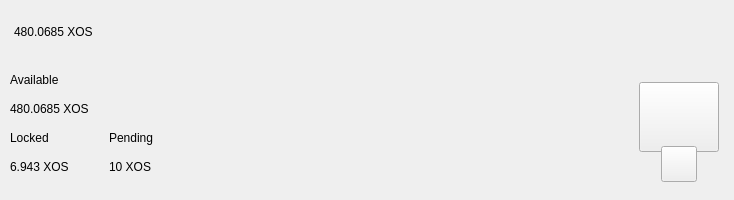
<?xml version="1.0" encoding="UTF-8"?>
<ui version="4.0">
 <class>TopBar</class>
 <widget class="QWidget" name="TopBar">
  <property name="geometry">
   <rect>
    <x>0</x>
    <y>0</y>
    <width>734</width>
    <height>200</height>
   </rect>
  </property>
  <property name="minimumSize">
   <size>
    <width>0</width>
    <height>200</height>
   </size>
  </property>
  <property name="maximumSize">
   <size>
    <width>16777215</width>
    <height>200</height>
   </size>
  </property>
  <property name="windowTitle">
   <string>Form</string>
  </property>
  <layout class="QVBoxLayout" name="verticalLayout_10" stretch="0">
   <property name="spacing">
    <number>0</number>
   </property>
   <property name="leftMargin">
    <number>0</number>
   </property>
   <property name="topMargin">
    <number>0</number>
   </property>
   <property name="rightMargin">
    <number>0</number>
   </property>
   <property name="bottomMargin">
    <number>0</number>
   </property>
   <item>
    <widget class="PFBorderImage" name="containerTop" native="true">
     <layout class="QVBoxLayout" name="verticalLayout_11">
      <property name="spacing">
       <number>0</number>
      </property>
      <property name="leftMargin">
       <number>0</number>
      </property>
      <property name="topMargin">
       <number>0</number>
      </property>
      <property name="rightMargin">
       <number>0</number>
      </property>
      <property name="bottomMargin">
       <number>0</number>
      </property>
      <item>
       <widget class="QWidget" name="top_container_2" native="true">
        <property name="minimumSize">
         <size>
          <width>0</width>
          <height>65</height>
         </size>
        </property>
        <layout class="QHBoxLayout" name="top_container">
         <property name="spacing">
          <number>0</number>
         </property>
         <property name="leftMargin">
          <number>14</number>
         </property>
         <property name="topMargin">
          <number>0</number>
         </property>
         <property name="rightMargin">
          <number>14</number>
         </property>
         <property name="bottomMargin">
          <number>0</number>
         </property>
         <item alignment="Qt::AlignVCenter">
          <widget class="QWidget" name="widgetTopAmount" native="true">
           <property name="sizePolicy">
            <sizepolicy hsizetype="Preferred" vsizetype="Maximum">
             <horstretch>0</horstretch>
             <verstretch>0</verstretch>
            </sizepolicy>
           </property>
           <layout class="QHBoxLayout" name="horizontalLayout_5">
            <property name="spacing">
             <number>0</number>
            </property>
            <property name="leftMargin">
             <number>0</number>
            </property>
            <property name="topMargin">
             <number>0</number>
            </property>
            <property name="rightMargin">
             <number>0</number>
            </property>
            <property name="bottomMargin">
             <number>0</number>
            </property>
            <item alignment="Qt::AlignTop">
             <widget class="QLabel" name="labelAmountTopXOS">
              <property name="minimumSize">
               <size>
                <width>0</width>
                <height>36</height>
               </size>
              </property>
              <property name="styleSheet">
               <string notr="true">padding:0px;margin:0px;</string>
              </property>
              <property name="text">
               <string>480.0685 XOS</string>
              </property>
             </widget>
            </item>
            <item>
             <spacer name="horizontalSpacer_11">
              <property name="orientation">
               <enum>Qt::Horizontal</enum>
              </property>
              <property name="sizeType">
               <enum>QSizePolicy::Fixed</enum>
              </property>
              <property name="sizeHint" stdset="0">
               <size>
                <width>20</width>
                <height>20</height>
               </size>
              </property>
             </spacer>
            </item>
            <item>
             <spacer name="horizontalSpacer_12">
              <property name="orientation">
               <enum>Qt::Horizontal</enum>
              </property>
              <property name="sizeType">
               <enum>QSizePolicy::Fixed</enum>
              </property>
              <property name="sizeHint" stdset="0">
               <size>
                <width>20</width>
                <height>20</height>
               </size>
              </property>
             </spacer>
            </item>
           </layout>
          </widget>
         </item>
         <item>
          <spacer name="horizontalSpacer">
           <property name="orientation">
            <enum>Qt::Horizontal</enum>
           </property>
           <property name="sizeHint" stdset="0">
            <size>
             <width>40</width>
             <height>20</height>
            </size>
           </property>
          </spacer>
         </item>
         <item>
          <layout class="QHBoxLayout" name="horizontalLayout_4">
           <property name="spacing">
            <number>12</number>
           </property>
           <property name="rightMargin">
            <number>0</number>
           </property>
           <item alignment="Qt::AlignRight">
            <widget class="QWidget" name="layoutSync" native="true">
             <property name="minimumSize">
              <size>
               <width>0</width>
               <height>36</height>
              </size>
             </property>
             <property name="maximumSize">
              <size>
               <width>16777215</width>
               <height>36</height>
              </size>
             </property>
             <layout class="QVBoxLayout" name="verticalLayout_9">
              <property name="leftMargin">
               <number>0</number>
              </property>
              <property name="topMargin">
               <number>0</number>
              </property>
              <property name="rightMargin">
               <number>0</number>
              </property>
              <property name="bottomMargin">
               <number>0</number>
              </property>
              <item>
               <widget class="ExpandableButton" name="pushButtonSync" native="true">
                <property name="minimumSize">
                 <size>
                  <width>36</width>
                  <height>36</height>
                 </size>
                </property>
                <property name="maximumSize">
                 <size>
                  <width>16777215</width>
                  <height>36</height>
                 </size>
                </property>
               </widget>
              </item>
             </layout>
            </widget>
           </item>
           <item>
            <widget class="ExpandableButton" name="pushButtonStack" native="true">
             <property name="minimumSize">
              <size>
               <width>36</width>
               <height>36</height>
              </size>
             </property>
            </widget>
           </item>
           <item>
            <widget class="ExpandableButton" name="pushButtonHardfork" native="true">
             <property name="minimumSize">
              <size>
               <width>36</width>
               <height>36</height>
              </size>
             </property>
            </widget>
           </item>
           <item>
            <widget class="ExpandableButton" name="pushButtonColdStaking" native="true">
             <property name="minimumSize">
              <size>
               <width>36</width>
               <height>36</height>
              </size>
             </property>
            </widget>
           </item>
           <item>
            <widget class="ExpandableButton" name="pushButtonConnection" native="true">
             <property name="minimumSize">
              <size>
               <width>36</width>
               <height>36</height>
              </size>
             </property>
            </widget>
           </item>
           <item>
            <widget class="ExpandableButton" name="pushButtonTor" native="true">
             <property name="minimumSize">
              <size>
               <width>36</width>
               <height>36</height>
              </size>
             </property>
            </widget>
           </item>
           <item>
            <widget class="ExpandableButton" name="pushButtonHDEnabled" native="true">
             <property name="minimumSize">
              <size>
               <width>36</width>
               <height>36</height>
              </size>
             </property>
            </widget>
           </item>
           <item>
            <widget class="ExpandableButton" name="pushButtonLock" native="true">
             <property name="sizePolicy">
              <sizepolicy hsizetype="Expanding" vsizetype="Expanding">
               <horstretch>0</horstretch>
               <verstretch>0</verstretch>
              </sizepolicy>
             </property>
             <property name="minimumSize">
              <size>
               <width>36</width>
               <height>0</height>
              </size>
             </property>
            </widget>
           </item>
           <item>
            <widget class="ExpandableButton" name="pushButtonTheme" native="true">
             <property name="minimumSize">
              <size>
               <width>36</width>
               <height>36</height>
              </size>
             </property>
             <property name="maximumSize">
              <size>
               <width>16777215</width>
               <height>36</height>
              </size>
             </property>
            </widget>
           </item>
          </layout>
         </item>
        </layout>
       </widget>
      </item>
      <item>
       <widget class="QWidget" name="bottom_container" native="true">
        <property name="minimumSize">
         <size>
          <width>0</width>
          <height>135</height>
         </size>
        </property>
        <layout class="QHBoxLayout" name="botton_container">
         <property name="leftMargin">
          <number>10</number>
         </property>
         <property name="topMargin">
          <number>0</number>
         </property>
         <property name="rightMargin">
          <number>10</number>
         </property>
         <property name="bottomMargin">
          <number>10</number>
         </property>
         <item>
          <layout class="QHBoxLayout" name="horizontalLayout_3">
           <property name="bottomMargin">
            <number>9</number>
           </property>
           <item>
            <layout class="QVBoxLayout" name="verticalLayout_7">
             <property name="spacing">
              <number>0</number>
             </property>
             <property name="leftMargin">
              <number>0</number>
             </property>
             <property name="rightMargin">
              <number>30</number>
             </property>
             <item>
              <layout class="QVBoxLayout" name="verticalLayout_2">
               <item>
                <widget class="QLabel" name="labelTitle1">
                 <property name="text">
                  <string>Available</string>
                 </property>
                </widget>
               </item>
               <item>
                <widget class="QLabel" name="labelAmountXOS">
                 <property name="text">
                  <string>480.0685 XOS</string>
                 </property>
                </widget>
               </item>
              </layout>
             </item>
             <item>
              <layout class="QHBoxLayout" name="horizontalLayout_2">
               <property name="spacing">
                <number>0</number>
               </property>
               <item>
                <layout class="QVBoxLayout" name="verticalLayout_3">
                 <item>
                  <widget class="QLabel" name="labelTitle3">
                   <property name="text">
                    <string>Locked</string>
                   </property>
                  </widget>
                 </item>
                 <item>
                  <widget class="QLabel" name="labelLockedXOS">
                   <property name="text">
                    <string>6.943 XOS</string>
                   </property>
                  </widget>
                 </item>
                </layout>
               </item>
               <item>
                <spacer name="horizontalSpacer_3">
                 <property name="orientation">
                  <enum>Qt::Horizontal</enum>
                 </property>
                 <property name="sizeType">
                  <enum>QSizePolicy::Fixed</enum>
                 </property>
                 <property name="sizeHint" stdset="0">
                  <size>
                   <width>40</width>
                   <height>20</height>
                  </size>
                 </property>
                </spacer>
               </item>
               <item>
                <layout class="QVBoxLayout" name="verticalLayout_4">
                 <item>
                  <widget class="QLabel" name="labelTitle4">
                   <property name="text">
                    <string>Pending</string>
                   </property>
                  </widget>
                 </item>
                 <item>
                  <widget class="QLabel" name="labelPendingXOS">
                   <property name="text">
                    <string>10 XOS</string>
                   </property>
                  </widget>
                 </item>
                </layout>
               </item>
              </layout>
             </item>
            </layout>
           </item>
          </layout>
         </item>
         <item>
          <spacer name="horizontalSpacer_2">
           <property name="orientation">
            <enum>Qt::Horizontal</enum>
           </property>
           <property name="sizeHint" stdset="0">
            <size>
             <width>40</width>
             <height>20</height>
            </size>
           </property>
          </spacer>
         </item>
         <item alignment="Qt::AlignHCenter|Qt::AlignVCenter">
          <widget class="QWidget" name="qrContainer" native="true">
           <property name="sizePolicy">
            <sizepolicy hsizetype="Preferred" vsizetype="Minimum">
             <horstretch>0</horstretch>
             <verstretch>0</verstretch>
            </sizepolicy>
           </property>
           <property name="minimumSize">
            <size>
             <width>90</width>
             <height>110</height>
            </size>
           </property>
           <property name="maximumSize">
            <size>
             <width>90</width>
             <height>110</height>
            </size>
           </property>
           <layout class="QVBoxLayout" name="containerQR">
            <property name="spacing">
             <number>0</number>
            </property>
            <property name="leftMargin">
             <number>5</number>
            </property>
            <property name="topMargin">
             <number>10</number>
            </property>
            <property name="rightMargin">
             <number>5</number>
            </property>
            <property name="bottomMargin">
             <number>0</number>
            </property>
            <item>
             <widget class="QPushButton" name="btnQr">
              <property name="minimumSize">
               <size>
                <width>70</width>
                <height>70</height>
               </size>
              </property>
              <property name="maximumSize">
               <size>
                <width>16777215</width>
                <height>70</height>
               </size>
              </property>
              <property name="focusPolicy">
               <enum>Qt::NoFocus</enum>
              </property>
              <property name="text">
               <string/>
              </property>
              <property name="iconSize">
               <size>
                <width>70</width>
                <height>70</height>
               </size>
              </property>
             </widget>
            </item>
            <item>
             <spacer name="verticalSpacer">
              <property name="orientation">
               <enum>Qt::Vertical</enum>
              </property>
              <property name="sizeType">
               <enum>QSizePolicy::Fixed</enum>
              </property>
              <property name="sizeHint" stdset="0">
               <size>
                <width>20</width>
                <height>20</height>
               </size>
              </property>
             </spacer>
            </item>
            <item alignment="Qt::AlignHCenter|Qt::AlignBottom">
             <widget class="QPushButton" name="pushButtonQR">
              <property name="minimumSize">
               <size>
                <width>36</width>
                <height>36</height>
               </size>
              </property>
              <property name="maximumSize">
               <size>
                <width>36</width>
                <height>36</height>
               </size>
              </property>
              <property name="focusPolicy">
               <enum>Qt::NoFocus</enum>
              </property>
              <property name="text">
               <string/>
              </property>
             </widget>
            </item>
           </layout>
          </widget>
         </item>
        </layout>
       </widget>
      </item>
     </layout>
    </widget>
   </item>
  </layout>
 </widget>
 <customwidgets>
  <customwidget>
   <class>ExpandableButton</class>
   <extends>QWidget</extends>
   <header>qt/oasis/expandablebutton.h</header>
   <container>1</container>
  </customwidget>
  <customwidget>
   <class>PFBorderImage</class>
   <extends>QFrame</extends>
   <header>qt/oasis/pfborderimage.h</header>
   <container>1</container>
  </customwidget>
 </customwidgets>
 <resources/>
 <connections/>
</ui>
